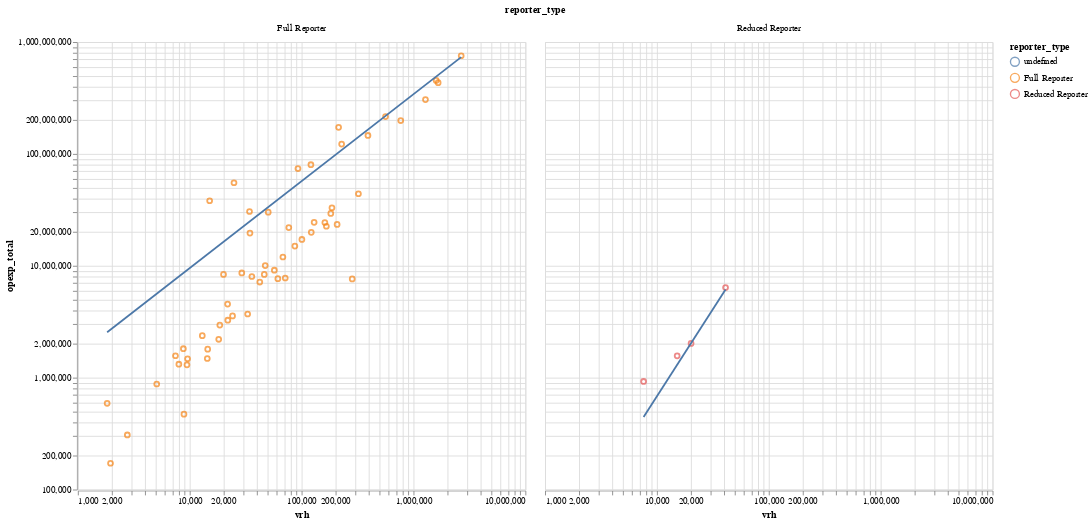

The cell this chart's notebook holds for it:
### Code cell
make_scatter(
    data = merge_metrics_rtpa[
        (merge_metrics_rtpa["RTPA"].str.contains("Metropolitan")) & 
        (merge_metrics_rtpa["year"]=="2023")], # raw dataframe
    y_ax = "opexp_total",
    x_ax = "vrh",
    color= "reporter_type",
    log_scale=True,
).facet(
    facet=alt.Facet(
        "reporter_type"
    ),columns=3,
)

### Figure 1 — Vega-Lite specification as saved in the notebook (floating-point values rounded to 4 significant figures)
{"config": {"view": {"continuousWidth": 300, "continuousHeight": 300}}, "data": {"name": "data-cec4e8a464d3c19e472bdb0b6fa050e1"}, "facet": {"field": "reporter_type", "type": "nominal"}, "spec": {"layer": [{"mark": {"type": "point"}, "encoding": {"color": {"field": "reporter_type", "type": "nominal"}, "tooltip": [{"field": "vrh", "type": "quantitative"}, {"field": "opexp_total", "type": "quantitative"}, {"field": "agency_name", "type": "nominal"}], "x": {"field": "vrh", "scale": {"type": "log"}, "type": "quantitative"}, "y": {"field": "opexp_total", "scale": {"type": "log"}, "type": "quantitative"}}, "name": "view_4", "title": "vrh vs. opexp_total"}, {"mark": {"type": "line"}, "encoding": {"color": {"field": "reporter_type", "type": "nominal"}, "tooltip": [{"field": "vrh", "type": "quantitative"}, {"field": "opexp_total", "type": "quantitative"}, {"field": "agency_name", "type": "nominal"}], "x": {"field": "vrh", "scale": {"type": "log"}, "type": "quantitative"}, "y": {"field": "opexp_total", "scale": {"type": "log"}, "type": "quantitative"}}, "title": "vrh vs. opexp_total", "transform": [{"on": "vrh", "regression": "opexp_total"}]}], "height": 500, "width": 500}, "columns": 3, "params": [{"name": "param_4", "select": {"type": "interval", "encodings": ["x", "y"]}, "bind": "scales", "views": ["view_4"]}], "$schema": "https://vega.github.io/schema/vega-lite/v5.20.1.json", "datasets": {"data-cec4e8a464d3c19e472bdb0b6fa050e1": [{"agency_name": "Alameda-Contra Costa Transit District", "agency_status": "Active", "city": "Oakland", "mode": "RB", "service": "DO", "ntd_id": "90014", "reporter_type": "Full Reporter", "reporting_module": "Urban", "state": "CA", "primary_uza_name": "San Francisco--Oakland, CA", "year": "2023", "upt": 4106130, "vrh": 76821, "vrm": 681509, "opexp_total": 21949532, "RTPA": "Metropolitan Transportation Commission", "_merge": "both"}, {"agency_name": "Alameda-Contra Costa Transit District", "agency_status": "Active", "city": "Oakland", "mode": "CB", "service": "DO", "ntd_id": "90014", "reporter_type": "Full Reporter", "reporting_module": "Urban", "state": "CA", "primary_uza_name": "San Francisco--Oakland, CA", "year": "2023", "upt": 467661, "vrh": 29191, "vrm": 460017, "opexp_total": 8634025, "RTPA": "Metropolitan Transportation Commission", "_merge": "both"}, {"agency_name": "Alameda-Contra Costa Transit District", "agency_status": "Active", "city": "Oakland", "mode": "MB", "service": "DO", "ntd_id": "90014", "reporter_type": "Full Reporter", "reporting_module": "Urban", "state": "CA", "primary_uza_name": "San Francisco--Oakland, CA", "year": "2023", "upt": 30029858, "vrh": 1595492, "vrm": 16404172, "opexp_total": 454197000, "RTPA": "Metropolitan Transportation Commission", "_merge": "both"}, {"agency_name": "Alameda-Contra Costa Transit District", "agency_status": "Active", "city": "Oakland", "mode": "MB", "service": "PT", "ntd_id": "90014", "reporter_type": "Full Reporter", "reporting_module": "Urban", "state": "CA", "primary_uza_name": "San Francisco--Oakland, CA", "year": "2023", "upt": 167120, "vrh": 24136, "vrm": 393669, "opexp_total": 3568738, "RTPA": "Metropolitan Transportation Commission", "_merge": "both"}, {"agency_name": "Alameda-Contra Costa Transit District", "agency_status": "Active", "city": "Oakland", "mode": "DR", "service": "PT", "ntd_id": "90014", "reporter_type": "Full Reporter", "reporting_module": "Urban", "state": "CA", "primary_uza_name": "San Francisco--Oakland, CA", "year": "2023", "upt": 419288, "vrh": 322042, "vrm": 4411277, "opexp_total": 44057385, "RTPA": "Metropolitan Transportation Commission", "_merge": "both"}, {"agency_name": "Central Contra Costa Transit Authority (CCCTA)", "agency_status": "Active", "city": "Concord", "mode": "DR", "service": "PT", "ntd_id": "90078", "reporter_type": "Full Reporter", "reporting_module": "Urban", "state": "CA", "primary_uza_name": "Concord--Walnut Creek, CA", "year": "2023", "upt": 113535, "vrh": 61316, "vrm": 997060, "opexp_total": 7676093, "RTPA": "Metropolitan Transportation Commission", "_merge": "both"}, {"agency_name": "Central Contra Costa Transit Authority (CCCTA)", "agency_status": "Active", "city": "Concord", "mode": "MB", "service": "DO", "ntd_id": "90078", "reporter_type": "Full Reporter", "reporting_module": "Urban", "state": "CA", "primary_uza_name": "Concord--Walnut Creek, CA", "year": "2023", "upt": 2422774, "vrh": 186702, "vrm": 1775507, "opexp_total": 33022741, "RTPA": "Metropolitan Transportation Commission", "_merge": "both"}, {"agency_name": "Central Contra Costa Transit Authority (CCCTA)", "agency_status": "Active", "city": "Concord", "mode": "MB", "service": "PT", "ntd_id": "90078", "reporter_type": "Full Reporter", "reporting_module": "Urban", "state": "CA", "primary_uza_name": "Concord--Walnut Creek, CA", "year": "2023", "upt": 1803, "vrh": 2768, "vrm": 35082, "opexp_total": 307689, "RTPA": "Metropolitan Transportation Commission", "_merge": "both"}, {"agency_name": "City and County of San Francisco (SFMTA) - Transit Division", "agency_status": "Active", "city": "San Francisco", "mode": "SR", "service": "DO", "ntd_id": "90015", "reporter_type": "Full Reporter", "reporting_module": "Urban", "state": "CA", "primary_uza_name": "San Francisco--Oakland, CA", "year": "2023", "upt": 3136144, "vrh": 50301, "vrm": 247153, "opexp_total": 30162729, "RTPA": "Metropolitan Transportation Commission", "_merge": "both"}, {"agency_name": "City and County of San Francisco (SFMTA) - Transit Division", "agency_status": "Active", "city": "San Francisco", "mode": "CC", "service": "DO", "ntd_id": "90015", "reporter_type": "Full Reporter", "reporting_module": "Urban", "state": "CA", "primary_uza_name": "San Francisco--Oakland, CA", "year": "2023", "upt": 2926495, "vrh": 92722, "vrm": 198912, "opexp_total": 74057382, "RTPA": "Metropolitan Transportation Commission", "_merge": "both"}, {"agency_name": "City and County of San Francisco (SFMTA) - Transit Division", "agency_status": "Active", "city": "San Francisco", "mode": "TB", "service": "DO", "ntd_id": "90015", "reporter_type": "Full Reporter", "reporting_module": "Urban", "state": "CA", "primary_uza_name": "San Francisco--Oakland, CA", "year": "2023", "upt": 37694490, "vrh": 769101, "vrm": 4631395, "opexp_total": 198854397, "RTPA": "Metropolitan Transportation Commission", "_merge": "both"}, {"agency_name": "City and County of San Francisco (SFMTA) - Transit Division", "agency_status": "Active", "city": "San Francisco", "mode": "DR", "service": "PT", "ntd_id": "90015", "reporter_type": "Full Reporter", "reporting_module": "Urban", "state": "CA", "primary_uza_name": "San Francisco--Oakland, CA", "year": "2023", "upt": 237353, "vrh": 166480, "vrm": 1248469, "opexp_total": 22581487, "RTPA": "Metropolitan Transportation Commission", "_merge": "both"}, {"agency_name": "City and County of San Francisco (SFMTA) - Transit Division", "agency_status": "Active", "city": "San Francisco", "mode": "MB", "service": "DO", "ntd_id": "90015", "reporter_type": "Full Reporter", "reporting_module": "Urban", "state": "CA", "primary_uza_name": "San Francisco--Oakland, CA", "year": "2023", "upt": 71851901, "vrh": 1661223, "vrm": 13046816, "opexp_total": 433123945, "RTPA": "Metropolitan Transportation Commission", "_merge": "both"}, {"agency_name": "City and County of San Francisco (SFMTA) - Transit Division", "agency_status": "Active", "city": "San Francisco", "mode": "LR", "service": "DO", "ntd_id": "90015", "reporter_type": "Full Reporter", "reporting_module": "Urban", "state": "CA", "primary_uza_name": "San Francisco--Oakland, CA", "year": "2023", "upt": 23281310, "vrh": 562403, "vrm": 4833132, "opexp_total": 215714649, "RTPA": "Metropolitan Transportation Commission", "_merge": "both"}, {"agency_name": "City of Fairfield, California - Transportation Division/Public Works Department", "agency_status": "Active", "city": "Fairfield", "mode": "DR", "service": "PT", "ntd_id": "90092", "reporter_type": "Full Reporter", "reporting_module": "Urban", "state": "CA", "primary_uza_name": "Fairfield, CA", "year": "2023", "upt": 12305, "vrh": 7457, "vrm": 94892, "opexp_total": 1571486, "RTPA": "Metropolitan Transportation Commission", "_merge": "both"}, {"agency_name": "City of Fairfield, California - Transportation Division/Public Works Department", "agency_status": "Active", "city": "Fairfield", "mode": "MB", "service": "PT", "ntd_id": "90092", "reporter_type": "Full Reporter", "reporting_module": "Urban", "state": "CA", "primary_uza_name": "Fairfield, CA", "year": "2023", "upt": 254326, "vrh": 35905, "vrm": 473294, "opexp_total": 8027285, "RTPA": "Metropolitan Transportation Commission", "_merge": "both"}, {"agency_name": "City of Fairfield, California - Transportation Division/Public Works Department", "agency_status": "Active", "city": "Fairfield", "mode": "CB", "service": "PT", "ntd_id": "90092", "reporter_type": "Full Reporter", "reporting_module": "Urban", "state": "CA", "primary_uza_name": "Fairfield, CA", "year": "2023", "upt": 7153, "vrh": 1827, "vrm": 58495, "opexp_total": 590270, "RTPA": "Metropolitan Transportation Commission", "_merge": "both"}, {"agency_name": "City of Petaluma - Transit", "agency_status": "Active", "city": "Petaluma", "mode": "MB", "service": "PT", "ntd_id": "90213", "reporter_type": "Full Reporter", "reporting_module": "Urban", "state": "CA", "primary_uza_name": "Petaluma, CA", "year": "2023", "upt": 206161, "vrh": 18570, "vrm": 229901, "opexp_total": 2950945, "RTPA": "Metropolitan Transportation Commission", "_merge": "both"}, {"agency_name": "City of Petaluma - Transit", "agency_status": "Active", "city": "Petaluma", "mode": "DR", "service": "PT", "ntd_id": "90213", "reporter_type": "Full Reporter", "reporting_module": "Urban", "state": "CA", "primary_uza_name": "Petaluma, CA", "year": "2023", "upt": 7446, "vrh": 5070, "vrm": 28711, "opexp_total": 877730, "RTPA": "Metropolitan Transportation Commission", "_merge": "both"}, {"agency_name": "City of Santa Rosa - Transit Division", "agency_status": "Active", "city": "Santa Rosa", "mode": "DR", "service": "PT", "ntd_id": "90017", "reporter_type": "Full Reporter", "reporting_module": "Urban", "state": "CA", "primary_uza_name": "Santa Rosa, CA", "year": "2023", "upt": 26015, "vrh": 14352, "vrm": 157273, "opexp_total": 1485023, "RTPA": "Metropolitan Transportation Commission", "_merge": "both"}, {"agency_name": "City of Santa Rosa - Transit Division", "agency_status": "Active", "city": "Santa Rosa", "mode": "MB", "service": "PT", "ntd_id": "90017", "reporter_type": "Full Reporter", "reporting_module": "Urban", "state": "CA", "primary_uza_name": "Santa Rosa, CA", "year": "2023", "upt": 4761, "vrh": 1958, "vrm": 20558, "opexp_total": 171950, "RTPA": "Metropolitan Transportation Commission", "_merge": "both"}, {"agency_name": "City of Santa Rosa - Transit Division", "agency_status": "Active", "city": "Santa Rosa", "mode": "MB", "service": "DO", "ntd_id": "90017", "reporter_type": "Full Reporter", "reporting_module": "Urban", "state": "CA", "primary_uza_name": "Santa Rosa, CA", "year": "2023", "upt": 1288970, "vrh": 68026, "vrm": 761911, "opexp_total": 11995106, "RTPA": "Metropolitan Transportation Commission", "_merge": "both"}, {"agency_name": "City of Union City (UCT) - Public Works", "agency_status": "Active", "city": "Union City", "mode": "MB", "service": "PT", "ntd_id": "90161", "reporter_type": "Reduced Reporter", "reporting_module": "Urban", "state": "CA", "primary_uza_name": "San Francisco--Oakland, CA", "year": "2023", "upt": 242472, "vrh": 41060, "vrm": 572554, "opexp_total": 6395354, "RTPA": "Metropolitan Transportation Commission", "_merge": "both"}, {"agency_name": "City of Union City (UCT) - Public Works", "agency_status": "Active", "city": "Union City", "mode": "DR", "service": "PT", "ntd_id": "90161", "reporter_type": "Reduced Reporter", "reporting_module": "Urban", "state": "CA", "primary_uza_name": "San Francisco--Oakland, CA", "year": "2023", "upt": 16624, "vrh": 15168, "vrm": 60340, "opexp_total": 1568122, "RTPA": "Metropolitan Transportation Commission", "_merge": "both"}, {"agency_name": "City of Vacaville - Department of Public Works", "agency_status": "Active", "city": "Vacaville", "mode": "MB", "service": "PT", "ntd_id": "90155", "reporter_type": "Reduced Reporter", "reporting_module": "Urban", "state": "CA", "primary_uza_name": "Vacaville, CA", "year": "2023", "upt": 258829, "vrh": 20192, "vrm": 265713, "opexp_total": 2025216, "RTPA": "Metropolitan Transportation Commission", "_merge": "both"}, {"agency_name": "City of Vacaville - Department of Public Works", "agency_status": "Active", "city": "Vacaville", "mode": "DR", "service": "PT", "ntd_id": "90155", "reporter_type": "Reduced Reporter", "reporting_module": "Urban", "state": "CA", "primary_uza_name": "Vacaville, CA", "year": "2023", "upt": 19191, "vrh": 7602, "vrm": 100480, "opexp_total": 925817, "RTPA": "Metropolitan Transportation Commission", "_merge": "both"}, {"agency_name": "County of Sonoma (SCT) - Department of Public Infrastructure - Transit Division", "agency_status": "Active", "city": "Santa Rosa", "mode": "MB", "service": "PT", "ntd_id": "90089", "reporter_type": "Full Reporter", "reporting_module": "Urban", "state": "CA", "primary_uza_name": "Santa Rosa, CA", "year": "2023", "upt": 613031, "vrh": 87031, "vrm": 1424277, "opexp_total": 15013791, "RTPA": "Metropolitan Transportation Commission", "_merge": "both"}, {"agency_name": "County of Sonoma (SCT) - Department of Public Infrastructure - Transit Division", "agency_status": "Active", "city": "Santa Rosa", "mode": "DR", "service": "PT", "ntd_id": "90089", "reporter_type": "Full Reporter", "reporting_module": "Urban", "state": "CA", "primary_uza_name": "Santa Rosa, CA", "year": "2023", "upt": 36842, "vrh": 21885, "vrm": 313637, "opexp_total": 3264876, "RTPA": "Metropolitan Transportation Commission", "_merge": "both"}, {"agency_name": "Golden Gate Bridge, Highway and Transportation District (GGBHTD) - Golden Gate Transit; Golden Gate Ferry", "agency_status": "Active", "city": "San Francisco", "mode": "FB", "service": "DO", "ntd_id": "90016", "reporter_type": "Full Reporter", "reporting_module": "Urban", "state": "CA", "primary_uza_name": "San Francisco--Oakland, CA", "year": "2023", "upt": 1155682, "vrh": 15067, "vrm": 178945, "opexp_total": 38177017, "RTPA": "Metropolitan Transportation Commission", "_merge": "both"}, {"agency_name": "Golden Gate Bridge, Highway and Transportation District (GGBHTD) - Golden Gate Transit; Golden Gate Ferry", "agency_status": "Active", "city": "San Francisco", "mode": "DR", "service": "PT", "ntd_id": "90016", "reporter_type": "Full Reporter", "reporting_module": "Urban", "state": "CA", "primary_uza_name": "San Francisco--Oakland, CA", "year": "2023", "upt": 12485, "vrh": 7994, "vrm": 167065, "opexp_total": 1319993, "RTPA": "Metropolitan Transportation Commission", "_merge": "both"}, {"agency_name": "Golden Gate Bridge, Highway and Transportation District (GGBHTD) - Golden Gate Transit; Golden Gate Ferry", "agency_status": "Active", "city": "San Francisco", "mode": "MB", "service": "DO", "ntd_id": "90016", "reporter_type": "Full Reporter", "reporting_module": "Urban", "state": "CA", "primary_uza_name": "San Francisco--Oakland, CA", "year": "2023", "upt": 1308398, "vrh": 121079, "vrm": 2049895, "opexp_total": 80128216, "RTPA": "Metropolitan Transportation Commission", "_merge": "both"}, {"agency_name": "Livermore / Amador Valley Transit Authority (LAVTA)", "agency_status": "Active", "city": "Livermore", "mode": "MB", "service": "PT", "ntd_id": "90144", "reporter_type": "Full Reporter", "reporting_module": "Urban", "state": "CA", "primary_uza_name": "Livermore--Pleasanton--Dublin, CA", "year": "2023", "upt": 1145515, "vrh": 100598, "vrm": 1328472, "opexp_total": 17210855, "RTPA": "Metropolitan Transportation Commission", "_merge": "both"}, {"agency_name": "Marin County Transit District (MCTD)", "agency_status": "Active", "city": "San Rafael", "mode": "DR", "service": "PT", "ntd_id": "90234", "reporter_type": "Full Reporter", "reporting_module": "Urban", "state": "CA", "primary_uza_name": "San Francisco--Oakland, CA", "year": "2023", "upt": 46102, "vrh": 21800, "vrm": 375035, "opexp_total": 4548158, "RTPA": "Metropolitan Transportation Commission", "_merge": "both"}, {"agency_name": "Marin County Transit District (MCTD)", "agency_status": "Active", "city": "San Rafael", "mode": "MB", "service": "PT", "ntd_id": "90234", "reporter_type": "Full Reporter", "reporting_module": "Urban", "state": "CA", "primary_uza_name": "San Francisco--Oakland, CA", "year": "2023", "upt": 2648326, "vrh": 182308, "vrm": 2642268, "opexp_total": 29401097, "RTPA": "Metropolitan Transportation Commission", "_merge": "both"}, {"agency_name": "Metropolitan Transportation Commission (MTC) - Field Operations and Asset Management", "agency_status": "Active", "city": "San Francisco", "mode": "VP", "service": "PT", "ntd_id": "90094", "reporter_type": "Full Reporter", "reporting_module": "Urban", "state": "CA", "primary_uza_name": "San Francisco--Oakland, CA", "year": "2023", "upt": 1113315, "vrh": 283315, "vrm": 13422183, "opexp_total": 7634546, "RTPA": "Metropolitan Transportation Commission", "_merge": "both"}, {"agency_name": "Napa Valley Transportation Authority (NVTA)", "agency_status": "Active", "city": "Napa", "mode": "DR", "service": "PT", "ntd_id": "90088", "reporter_type": "Full Reporter", "reporting_module": "Urban", "state": "CA", "primary_uza_name": "Napa, CA", "year": "2023", "upt": 74829, "vrh": 32933, "vrm": 258397, "opexp_total": 3708684, "RTPA": "Metropolitan Transportation Commission", "_merge": "both"}, {"agency_name": "Napa Valley Transportation Authority (NVTA)", "agency_status": "Active", "city": "Napa", "mode": "CB", "service": "PT", "ntd_id": "90088", "reporter_type": "Full Reporter", "reporting_module": "Urban", "state": "CA", "primary_uza_name": "Napa, CA", "year": "2023", "upt": 52608, "vrh": 14470, "vrm": 383593, "opexp_total": 1798291, "RTPA": "Metropolitan Transportation Commission", "_merge": "both"}, {"agency_name": "Napa Valley Transportation Authority (NVTA)", "agency_status": "Active", "city": "Napa", "mode": "MB", "service": "PT", "ntd_id": "90088", "reporter_type": "Full Reporter", "reporting_module": "Urban", "state": "CA", "primary_uza_name": "Napa, CA", "year": "2023", "upt": 360558, "vrh": 46360, "vrm": 703324, "opexp_total": 8381444, "RTPA": "Metropolitan Transportation Commission", "_merge": "both"}, {"agency_name": "Peninsula Corridor Joint Powers Board (PCJPB)", "agency_status": "Active", "city": "San Carlos", "mode": "CR", "service": "PT", "ntd_id": "90134", "reporter_type": "Full Reporter", "reporting_module": "Urban", "state": "CA", "primary_uza_name": "San Francisco--Oakland, CA", "year": "2023", "upt": 7012116, "vrh": 214153, "vrm": 6800628, "opexp_total": 172893335, "RTPA": "Metropolitan Transportation Commission", "_merge": "both"}, {"agency_name": "San Francisco Bay Area Rapid Transit District (BART)", "agency_status": "Active", "city": "Oakland", "mode": "YR", "service": "DO", "ntd_id": "90003", "reporter_type": "Full Reporter", "reporting_module": "Urban", "state": "CA", "primary_uza_name": "San Francisco--Oakland, CA", "year": "2023", "upt": 1263714, "vrh": 34529, "vrm": 1191602, "opexp_total": 19617059, "RTPA": "Metropolitan Transportation Commission", "_merge": "both"}, {"agency_name": "San Francisco Bay Area Rapid Transit District (BART)", "agency_status": "Active", "city": "Oakland", "mode": "MG", "service": "PT", "ntd_id": "90003", "reporter_type": "Full Reporter", "reporting_module": "Urban", "state": "CA", "primary_uza_name": "San Francisco--Oakland, CA", "year": "2023", "upt": 457366, "vrh": 20044, "vrm": 258323, "opexp_total": 8377661, "RTPA": "Metropolitan Transportation Commission", "_merge": "both"}, {"agency_name": "San Francisco Bay Area Rapid Transit District (BART)", "agency_status": "Active", "city": "Oakland", "mode": "HR", "service": "DO", "ntd_id": "90003", "reporter_type": "Full Reporter", "reporting_module": "Urban", "state": "CA", "primary_uza_name": "San Francisco--Oakland, CA", "year": "2023", "upt": 49043322, "vrh": 2669501, "vrm": 83783824, "opexp_total": 754188006, "RTPA": "Metropolitan Transportation Commission", "_merge": "both"}, {"agency_name": "San Francisco Bay Area Water Emergency Transportation Authority (WETA)", "agency_status": "Active", "city": "San Francisco", "mode": "FB", "service": "PT", "ntd_id": "90225", "reporter_type": "Full Reporter", "reporting_module": "Urban", "state": "CA", "primary_uza_name": "San Francisco--Oakland, CA", "year": "2023", "upt": 2024646, "vrh": 24860, "vrm": 515185, "opexp_total": 55300017, "RTPA": "Metropolitan Transportation Commission", "_merge": "both"}, {"agency_name": "San Mateo County Transit District (SMCTD)", "agency_status": "Active", "city": "San Carlos", "mode": "MB", "service": "DO", "ntd_id": "90009", "reporter_type": "Full Reporter", "reporting_module": "Urban", "state": "CA", "primary_uza_name": "San Francisco--Oakland, CA", "year": "2023", "upt": 6956810, "vrh": 391664, "vrm": 4155546, "opexp_total": 146336295, "RTPA": "Metropolitan Transportation Commission", "_merge": "both"}, {"agency_name": "San Mateo County Transit District (SMCTD)", "agency_status": "Active", "city": "San Carlos", "mode": "MB", "service": "PT", "ntd_id": "90009", "reporter_type": "Full Reporter", "reporting_module": "Urban", "state": "CA", "primary_uza_name": "San Francisco--Oakland, CA", "year": "2023", "upt": 1611275, "vrh": 129405, "vrm": 1689142, "opexp_total": 24474957, "RTPA": "Metropolitan Transportation Commission", "_merge": "both"}, {"agency_name": "San Mateo County Transit District (SMCTD)", "agency_status": "Active", "city": "San Carlos", "mode": "DR", "service": "PT", "ntd_id": "90009", "reporter_type": "Full Reporter", "reporting_module": "Urban", "state": "CA", "primary_uza_name": "San Francisco--Oakland, CA", "year": "2023", "upt": 183772, "vrh": 122000, "vrm": 1669345, "opexp_total": 19921298, "RTPA": "Metropolitan Transportation Commission", "_merge": "both"}, {"agency_name": "San Mateo County Transit District (SMCTD)", "agency_status": "Active", "city": "San Carlos", "mode": "DR", "service": "TX", "ntd_id": "90009", "reporter_type": "Full Reporter", "reporting_module": "Urban", "state": "CA", "primary_uza_name": "San Francisco--Oakland, CA", "year": "2023", "upt": 21988, "vrh": 8770, "vrm": 279665, "opexp_total": 1815583, "RTPA": "Metropolitan Transportation Commission", "_merge": "both"}, {"agency_name": "Santa Clara Valley Transportation Authority (VTA)", "agency_status": "Active", "city": "San Jose", "mode": "LR", "service": "DO", "ntd_id": "90013", "reporter_type": "Full Reporter", "reporting_module": "Urban", "state": "CA", "primary_uza_name": "San Jose, CA", "year": "2023", "upt": 4147807, "vrh": 227892, "vrm": 3202370, "opexp_total": 122428199, "RTPA": "Metropolitan Transportation Commission", "_merge": "both"}, {"agency_name": "Santa Clara Valley Transportation Authority (VTA)", "agency_status": "Active", "city": "San Jose", "mode": "DR", "service": "PT", "ntd_id": "90013", "reporter_type": "Full Reporter", "reporting_module": "Urban", "state": "CA", "primary_uza_name": "San Jose, CA", "year": "2023", "upt": 324434, "vrh": 207660, "vrm": 3445265, "opexp_total": 23462989, "RTPA": "Metropolitan Transportation Commission", "_merge": "both"}, {"agency_name": "Santa Clara Valley Transportation Authority (VTA)", "agency_status": "Active", "city": "San Jose", "mode": "MB", "service": "PT", "ntd_id": "90013", "reporter_type": "Full Reporter", "reporting_module": "Urban", "state": "CA", "primary_uza_name": "San Jose, CA", "year": "2023", "upt": 114740, "vrh": 18157, "vrm": 174241, "opexp_total": 2204624, "RTPA": "Metropolitan Transportation Commission", "_merge": "both"}, {"agency_name": "Santa Clara Valley Transportation Authority (VTA)", "agency_status": "Active", "city": "San Jose", "mode": "MB", "service": "DO", "ntd_id": "90013", "reporter_type": "Full Reporter", "reporting_module": "Urban", "state": "CA", "primary_uza_name": "San Jose, CA", "year": "2023", "upt": 19266958, "vrh": 1279460, "vrm": 14957419, "opexp_total": 305975159, "RTPA": "Metropolitan Transportation Commission", "_merge": "both"}, {"agency_name": "Solano County Transit", "agency_status": "Active", "city": "Vallejo", "mode": "DR", "service": "PT", "ntd_id": "90232", "reporter_type": "Full Reporter", "reporting_module": "Urban", "state": "CA", "primary_uza_name": "Vallejo, CA", "year": "2023", "upt": 19352, "vrh": 9444, "vrm": 105465, "opexp_total": 1303180, "RTPA": "Metropolitan Transportation Commission", "_merge": "both"}, {"agency_name": "Solano County Transit", "agency_status": "Active", "city": "Vallejo", "mode": "CB", "service": "PT", "ntd_id": "90232", "reporter_type": "Full Reporter", "reporting_module": "Urban", "state": "CA", "primary_uza_name": "Vallejo, CA", "year": "2023", "upt": 496901, "vrh": 47280, "vrm": 1349202, "opexp_total": 10041002, "RTPA": "Metropolitan Transportation Commission", "_merge": "both"}, {"agency_name": "Solano County Transit", "agency_status": "Active", "city": "Vallejo", "mode": "MB", "service": "PT", "ntd_id": "90232", "reporter_type": "Full Reporter", "reporting_module": "Urban", "state": "CA", "primary_uza_name": "Vallejo, CA", "year": "2023", "upt": 451567, "vrh": 42289, "vrm": 521552, "opexp_total": 7161426, "RTPA": "Metropolitan Transportation Commission", "_merge": "both"}, {"agency_name": "Sonoma-Marin Area Rail Transit District (SMART)", "agency_status": "Active", "city": "Petaluma", "mode": "CR", "service": "DO", "ntd_id": "90299", "reporter_type": "Full Reporter", "reporting_module": "Urban", "state": "CA", "primary_uza_name": "Santa Rosa, CA", "year": "2023", "upt": 640099, "vrh": 34223, "vrm": 977309, "opexp_total": 30585066, "RTPA": "Metropolitan Transportation Commission", "_merge": "both"}, {"agency_name": "The Eastern Contra Costa Transit Authority", "agency_status": "Active", "city": "Antioch", "mode": "MB", "service": "PT", "ntd_id": "90162", "reporter_type": "Full Reporter", "reporting_module": "Urban", "state": "CA", "primary_uza_name": "Antioch, CA", "year": "2023", "upt": 992717, "vrh": 161342, "vrm": 2020307, "opexp_total": 24376373, "RTPA": "Metropolitan Transportation Commission", "_merge": "both"}, {"agency_name": "The Eastern Contra Costa Transit Authority", "agency_status": "Active", "city": "Antioch", "mode": "DR", "service": "PT", "ntd_id": "90162", "reporter_type": "Full Reporter", "reporting_module": "Urban", "state": "CA", "primary_uza_name": "Antioch, CA", "year": "2023", "upt": 184234, "vrh": 71385, "vrm": 912999, "opexp_total": 7783760, "RTPA": "Metropolitan Transportation Commission", "_merge": "both"}, {"agency_name": "The Eastern Contra Costa Transit Authority", "agency_status": "Active", "city": "Antioch", "mode": "DR", "service": "TN", "ntd_id": "90162", "reporter_type": "Full Reporter", "reporting_module": "Urban", "state": "CA", "primary_uza_name": "Antioch, CA", "year": "2023", "upt": 34932, "vrh": 8879, "vrm": 266982, "opexp_total": 472320, "RTPA": "Metropolitan Transportation Commission", "_merge": "both"}, {"agency_name": "Western Contra Costa Transit Authority (WCCTA )", "agency_status": "Active", "city": "Pinole", "mode": "DR", "service": "PT", "ntd_id": "90159", "reporter_type": "Full Reporter", "reporting_module": "Urban", "state": "CA", "primary_uza_name": "San Francisco--Oakland, CA", "year": "2023", "upt": 18873, "vrh": 9565, "vrm": 101107, "opexp_total": 1475675, "RTPA": "Metropolitan Transportation Commission", "_merge": "both"}, {"agency_name": "Western Contra Costa Transit Authority (WCCTA )", "agency_status": "Active", "city": "Pinole", "mode": "MB", "service": "PT", "ntd_id": "90159", "reporter_type": "Full Reporter", "reporting_module": "Urban", "state": "CA", "primary_uza_name": "San Francisco--Oakland, CA", "year": "2023", "upt": 488451, "vrh": 57034, "vrm": 854789, "opexp_total": 9136815, "RTPA": "Metropolitan Transportation Commission", "_merge": "both"}, {"agency_name": "Western Contra Costa Transit Authority (WCCTA )", "agency_status": "Active", "city": "Pinole", "mode": "CB", "service": "PT", "ntd_id": "90159", "reporter_type": "Full Reporter", "reporting_module": "Urban", "state": "CA", "primary_uza_name": "San Francisco--Oakland, CA", "year": "2023", "upt": 160596, "vrh": 12947, "vrm": 385820, "opexp_total": 2374822, "RTPA": "Metropolitan Transportation Commission", "_merge": "both"}]}}
